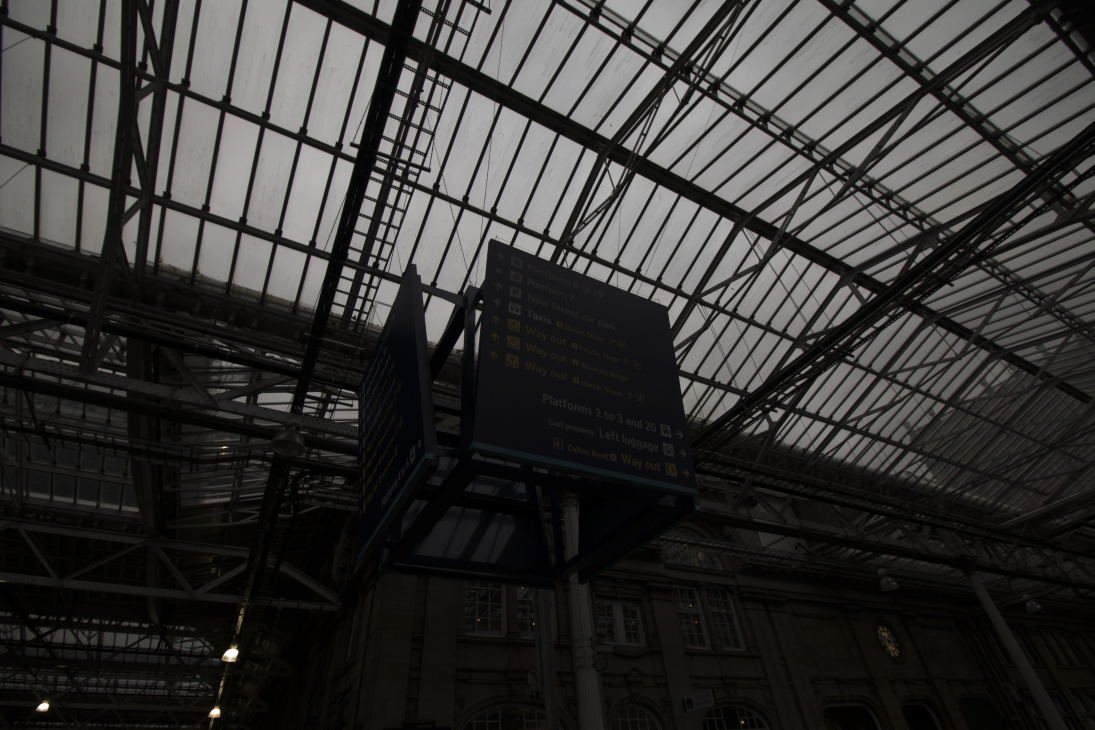
#> input picture datasets/370/3.JPG, 5472 x 3648 px, found by its file name (shown at 1/5 size); its folder holds 4 pictures in this run
$ python resize.py
#> lines starting #> are read from the running program, lines starting #| are printed output that depends on the picture
from PIL import Image
import os

def main():

    input_dir =  "/media/zyserver/data16t/lpd/HVI-CIDNet/datasets/370"
    output_dir = "/media/zyserver/data16t/lpd/HVI-CIDNet/datasets/test"
    os.makedirs(output_dir, exist_ok=True)

    for fname in os.listdir(input_dir):
        ext = os.path.splitext(fname)[1].lower()
        if ext in {".jpg", ".jpeg", ".png", ".bmp", ".gif", ".tiff"}:
            in_path = os.path.join(input_dir, fname)
            try:
                with Image.open(in_path) as img:
#> img is the input picture: PIL image 5472x3648 RGB; mean R, G, B 54.2, 53, 51.4
                    img = img.convert("RGB")
                    img_resized = img.resize((512, 512))
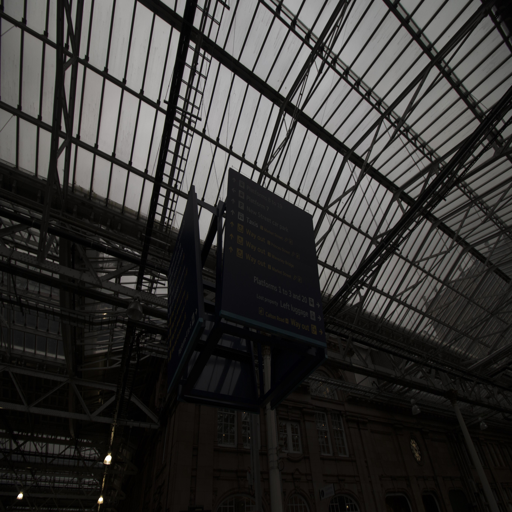
#> img_resized: PIL image 512x512 RGB; mean R, G, B 54.2, 53, 51.4
                    out_path = os.path.join(output_dir, fname)
                    img_resized.save(out_path)
                    print("Saved:", out_path)
            except Exception as e:
                print("Failed:", in_path, e)
#> pass 2 of the loop in main, `for fname in os.listdir(input_dir):`:
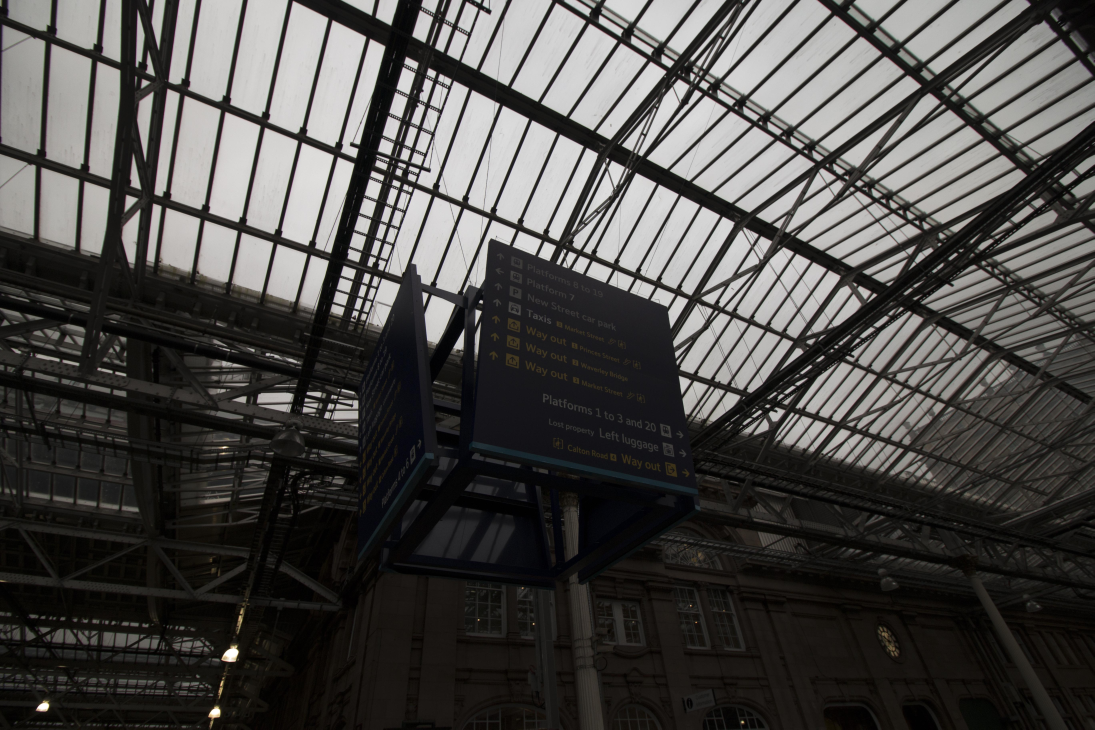
#> input picture datasets/370/4.JPG, 5472 x 3648 px, found by its file name (shown at 1/5 size)
#> in main, img is the input picture: PIL image 5472x3648 RGB; mean R, G, B 75.5, 73.8, 71.8
#> in main, `img_resized = img.resize((512, 512))`:
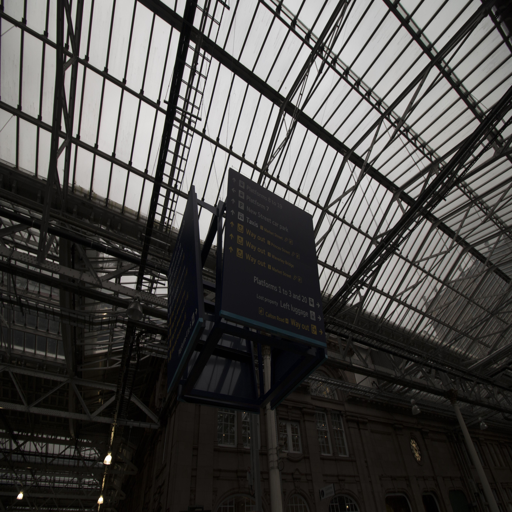
#> img_resized: PIL image 512x512 RGB; mean R, G, B 75.5, 73.8, 71.8
#> pass 3 of the loop in main, `for fname in os.listdir(input_dir):`:
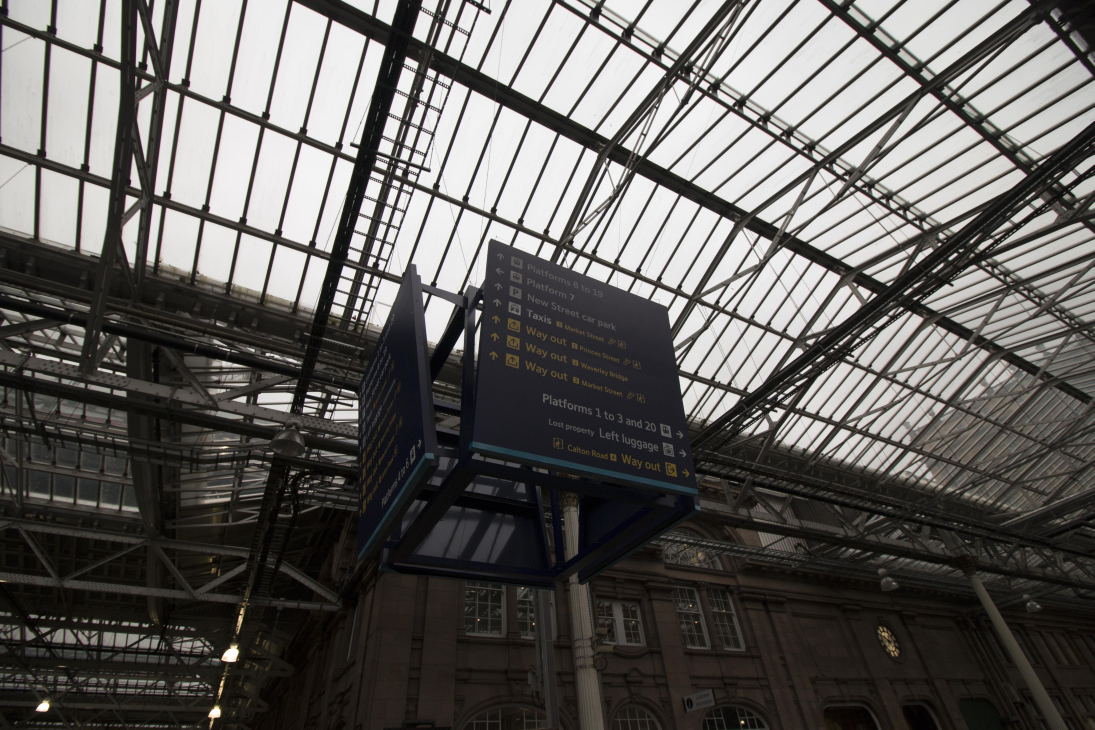
#> input picture datasets/370/5.JPG, 5472 x 3648 px, found by its file name (shown at 1/5 size)
#> in main, img is the input picture: PIL image 5472x3648 RGB; mean R, G, B 97.3, 95.1, 92.6
#> in main, `img_resized = img.resize((512, 512))`:
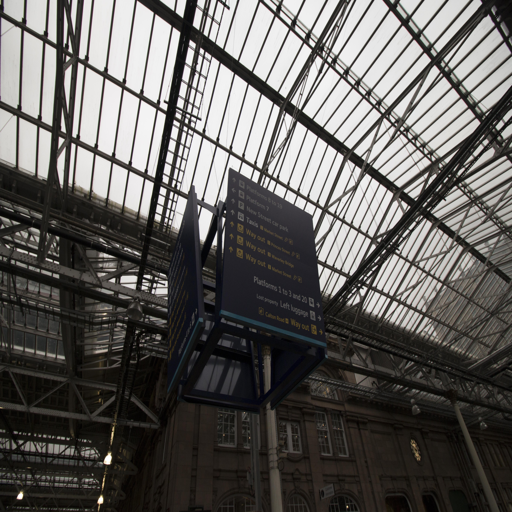
#> img_resized: PIL image 512x512 RGB; mean R, G, B 97.3, 95.1, 92.6
#> the loop made 4 passes; the first 3 are shown

if __name__ == "__main__":
    main()
